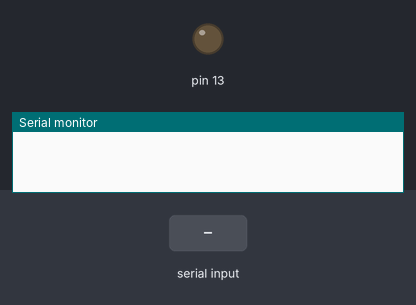
A sketch run on a simulated Arduino Uno, built with avr-gcc and run on an emulated ATmega328P. Shown: output pins drawn as LEDs (lit = HIGH), the last lines printed to the serial monitor. The test bench sets the inputs (shaded band).

Above: at 1.2 s.
1.3 s: "1" received over Serial
At 1.9 s:
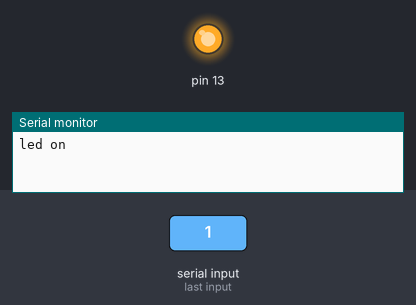
2.8 s: "0" received over Serial
At 4.2 s:
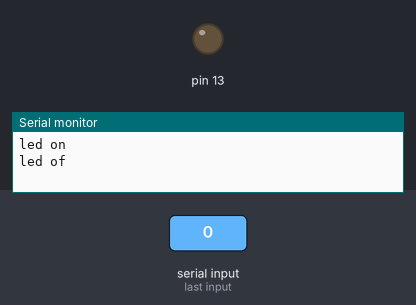
Timing chart, 0 to 5.8 s (numbered marks = the images above; inputs shaded):
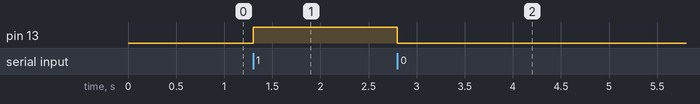

Measured:
- after the input at 1.3 s, pin 13: LOW → HIGH at once
- after the input at 2.8 s, pin 13: HIGH → LOW at once

The sketch:

controlling_led.ino
```cpp
char data = 0;


void setup() {
  // put your setup code here, to run once:
  Serial.begin(9600);
  pinMode(13, OUTPUT);
  }

void loop() {
  // put your main code here, to run repeatedly:
  if(Serial.available()> 0 )
  {
   data = Serial.read();
   if(data=='1')
   {
    digitalWrite(13, HIGH);
    Serial.println("led on");
   }
    if(data=='0')
    {
      digitalWrite(13, LOW);
      Serial.println("led of");
    }

    }
    }
```
